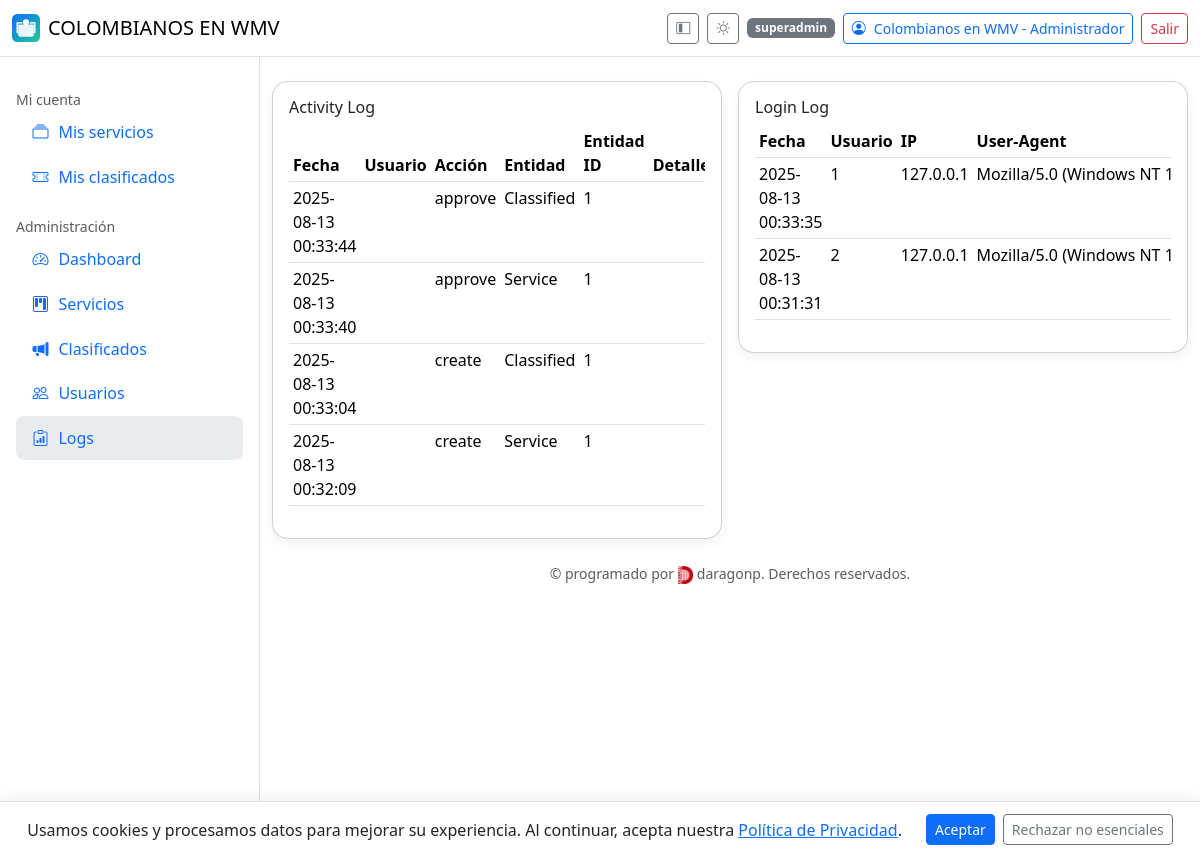
/admin/logs (signed in), run on the app's committed database.
### app/models.py (models this page shows, shortened)
class User(db.Model, UserMixin):
    __tablename__ = "user"
    id = db.Column(db.Integer, primary_key=True)
    name = db.Column(db.String(150), nullable=False)
    email = db.Column(db.String(255), unique=True, index=True, nullable=False)
    phone = db.Column(db.String(50))
    address = db.Column(db.String(255))
    avatar_url = db.Column(db.String(500))
    password_hash = db.Column(db.String(255), nullable=False)
    role = db.Column(db.String(20), default="user")  # user | admin | superadmin
    is_verified = db.Column(db.Boolean, default=False)
    verification_code = db.Column(db.String(10))
    is_deleted = db.Column(db.Boolean, default=False)
    created_at = db.Column(db.DateTime, default=datetime.utcnow)
    services = db.relationship(
        "Service",
        backref="owner",
        lazy="dynamic",
        foreign_keys="Service.owner_id",
    )
    classifieds = db.relationship(
        "Classified",
        backref="owner",
        lazy="dynamic",
        foreign_keys="Classified.owner_id",
    )

class ActivityLog(db.Model):
    __tablename__ = "activity_log"
    id = db.Column(db.Integer, primary_key=True)
    actor_id = db.Column(db.Integer, db.ForeignKey("user.id"), index=True)
    action = db.Column(db.String(50))           # e.g., "create", "approve", "reject", etc.
    entity = db.Column(db.String(50))           # e.g., "Service", "Classified", "User"
    entity_id = db.Column(db.Integer)
    meta = db.Column(db.Text)                   # json/extra info si la necesitas
    created_at = db.Column(db.DateTime, default=datetime.utcnow)
    actor = db.relationship("User", backref="activities")

class LoginLog(db.Model):
    __tablename__ = "login_log"
    id = db.Column(db.Integer, primary_key=True)
    user_id = db.Column(db.Integer, db.ForeignKey("user.id"), index=True)
    ip = db.Column(db.String(100))
    user_agent = db.Column(db.String(500))
    location = db.Column(db.String(255))  # si luego integras GeoIP
    created_at = db.Column(db.DateTime, default=datetime.utcnow)
    user = db.relationship("User", backref="login_logs")

### app/admin.py (the view)
@admin_bp.route("/logs")
@login_required
def logs():
    if not (_require_admin()):
        return ("Forbidden", 403)
    activities = ActivityLog.query.order_by(ActivityLog.created_at.desc()).limit(500).all()
    logins = LoginLog.query.order_by(LoginLog.created_at.desc()).limit(500).all()
    return render_template("admin/logs.html", activities=activities, logins=logins)

### app/admin.py (called while the page is built)
def _require_admin():
    return current_user.is_authenticated and current_user.role in ("admin", "superadmin")

@admin_bp.before_request
def _check_admin():
    if request.endpoint and request.endpoint.startswith("admin.") and not _require_admin():
        return ("Forbidden", 403)

### app/templates/admin/logs.html (shortened to what this page needs)
{% extends "base.html" %}
{% block content %}
<div class="row g-3">
  <div class="col-12 col-xl-6">
    <div class="card card-shadow p-3">
      <h2 class="h6">Activity Log</h2>
      <div class="table-responsive">
        <table class="table table-sm" id="dt_activity">
          <thead>
            <tr>
              <th>Fecha</th>
              <th>Usuario</th>
              <th>Acción</th>
              <th>Entidad</th>
              <th>Entidad ID</th>
              <th>Detalle</th>
            </tr>
          </thead>
          <tbody>
            {% for a in activities %}
            <tr>
              <td>{{ a.created_at.strftime('%Y-%m-%d %H:%M:%S') if a.created_at else '' }}</td>
              <td>{{ a.user_id }}</td>
              <td>{{ a.action }}</td>
              <td>{{ a.entity }}</td>
              <td>{{ a.entity_id }}</td>
              <td>{{ a.detail or '' }}</td>
            </tr>
            {% endfor %}
          </tbody>
        </table>
      </div>
    </div>
  </div>
  <div class="col-12 col-xl-6">
    <div class="card card-shadow p-3">
      <h2 class="h6">Login Log</h2>
      <div class="table-responsive">
        <table class="table table-sm" id="dt_logins">
          <thead>
            <tr>
              <th>Fecha</th>
              <th>Usuario</th>
              <th>IP</th>
              <th>User-Agent</th>
            </tr>
          </thead>
          <tbody>
            {% for l in logins %}
            <tr>
              <td>{{ l.created_at.strftime('%Y-%m-%d %H:%M:%S') if l.created_at else '' }}</td>
              <td>{{ l.user_id }}</td>
              <td>{{ l.ip or '' }}</td>
              <td class="text-truncate" style="max-width: 360px">{{ l.user_agent or '' }}</td>
            </tr>
            {% endfor %}
          </tbody>
        </table>
      </div>
    </div>
  </div>
</div>
{% endblock %}

### app/templates/base.html (shortened to what this page needs)
{% set is_admin = (current_user.is_authenticated and current_user.role in ['admin','superadmin']) %}
<!doctype html>
<html lang="es">
<head>
  <link href="https://cdn.jsdelivr.net/npm/bootstrap@5.3.3/dist/css/bootstrap.min.css" rel="stylesheet">
  <link href="https://cdn.jsdelivr.net/npm/bootstrap-icons@1.11.3/font/bootstrap-icons.css" rel="stylesheet">
  <link href="https://cdn.datatables.net/2.0.8/css/dataTables.bootstrap5.css" rel="stylesheet">
  <link rel="stylesheet" href="{{ url_for('static', filename='css/style.css') }}">
</head>
<body class="bg-body">
<header class="navbar bg-body border-bottom sticky-top" id="appHeader">
  <div class="container-fluid">
    <a class="navbar-brand d-flex align-items-center gap-2" href="{{ url_for('main.index') }}">
      <img src="{{ APP_ICON_URL or url_for('static', filename='icon.svg') }}" alt="icon" style="width:28px;height:28px">
      {{ APP_NAME }} COLOMBIANOS EN WMV
    </a>
    <div class="d-flex align-items-center gap-2">
      <button class="btn btn-sm btn-outline-secondary d-none d-lg-inline-flex" id="btnCollapse" title="Colapsar menú">
        <i class="bi bi-layout-sidebar-inset"></i>
      </button>
      <button class="btn btn-sm btn-outline-secondary" id="themeToggle" type="button" aria-label="Cambiar tema">
        <i class="bi bi-brightness-high" id="icon-sun" style="display:none"></i>
      </button>
      {% if current_user.is_authenticated %}
        <span class="badge text-bg-secondary d-none d-md-inline">{{ current_user.role }}</span>
        <a class="btn btn-sm btn-outline-primary d-flex align-items-center gap-2" href="{{ url_for('auth.profile') }}">
          {% if current_user.avatar_url %}
            <img src="{{ current_user.avatar_url }}" alt="avatar" class="rounded-circle" style="width:24px;height:24px;object-fit:cover;">
          {% else %}
            <i class="bi bi-person-circle"></i>
          {% endif %}
          <span class="d-none d-sm-inline">{{ current_user.name }}</span>
        </a>
        <a class="btn btn-sm btn-outline-danger" href="{{ url_for('auth.logout') }}">Salir</a>
      {% else %}
        <a class="btn btn-sm btn-outline-primary" href="{{ url_for('auth.login') }}">Ingresar</a>
        <a class="btn btn-sm btn-primary" href="{{ url_for('auth.register') }}">Registro</a>
      {% endif %}
    </div>
  </div>
</header>
<div class="layout" id="layout">
  <aside class="sidebar p-3" id="sidebar" aria-label="Menú lateral">
    <nav class="nav flex-column">
      {% if current_user.is_authenticated %}
        <div class="mt-3 text-body-secondary small text-label">Mi cuenta</div>
        <a class="nav-link {% if request.endpoint=='services.my_services' %}active{% endif %}" href="{{ url_for('services.my_services') }}">
          <span class="icon bi bi-collection"></span><span class="text-label">Mis servicios</span>
        </a>
        <a class="nav-link {% if request.endpoint=='classifieds.mine' %}active{% endif %}" href="{{ url_for('classifieds.mine') }}">
          <span class="icon bi bi-ticket-perforated"></span><span class="text-label">Mis clasificados</span>
        </a>
      {% endif %}
      {% if is_admin %}
        <div class="mt-3 text-body-secondary small text-label">Administración</div>
        <a class="nav-link {% if request.endpoint=='admin.dashboard' %}active{% endif %}" href="{{ url_for('admin.dashboard') }}">
          <span class="icon bi bi-speedometer2"></span><span class="text-label">Dashboard</span>
        </a>
        <a class="nav-link {% if request.endpoint=='admin.admin_services' %}active{% endif %}" href="{{ url_for('admin.admin_services') }}">
          <span class="icon bi bi-kanban"></span><span class="text-label">Servicios</span>
        </a>
        <a class="nav-link {% if request.endpoint=='admin.admin_classifieds' %}active{% endif %}" href="{{ url_for('admin.admin_classifieds') }}">
          <span class="icon bi bi-megaphone-fill"></span><span class="text-label">Clasificados</span>
        </a>
        <a class="nav-link {% if request.endpoint=='admin.users' %}active{% endif %}" href="{{ url_for('admin.users') }}">
          <span class="icon bi bi-people"></span><span class="text-label">Usuarios</span>
        </a>
        {% if current_user.role == 'superadmin' %}
          <a class="nav-link {% if request.endpoint=='admin.logs' %}active{% endif %}" href="{{ url_for('admin.logs') }}">
            <span class="icon bi bi-clipboard-data"></span><span class="text-label">Logs</span>
          </a>
        {% endif %}
      {% endif %}
    </nav>
  </aside>
  <main class="container-fluid py-4">
    {% block content %}{% endblock %}
    <footer class="text-center py-4 small text-body-secondary">
      &copy; {{ CURRENT_YEAR }} programado por
      <img src="{{ url_for('static', filename='logoda.png') }}" alt="daragonp" style="height:18px;vertical-align:middle;">
      daragonp. Derechos reservados.
    </footer>
  </main>
</div>
<div id="cookie-banner" class="cookie-banner d-none">
  <span>
    Usamos cookies y procesamos datos para mejorar su experiencia. Al continuar, acepta nuestra
    <a href="{{ url_for('main.privacy') }}" target="_blank" rel="noopener">Política de Privacidad</a>.
  </span>
  <div class="ms-3 d-flex gap-2">
    <button id="accept-cookies" class="btn btn-primary btn-sm">Aceptar</button>
    <button id="reject-cookies" class="btn btn-outline-secondary btn-sm">Rechazar no esenciales</button>
  </div>
</div>
</body>
</html>

### app/static/css/style.css (style rules this page uses)
.layout { display: grid; grid-template-columns: 260px 1fr; gap: 0; }
.sidebar { position: sticky; top: 0; height: 100vh; overflow: auto; border-right: 1px solid var(--bs-border-color); background: var(--bs-body-bg); }
.sidebar .nav-link { display:flex; align-items:center; gap:.5rem; padding:.65rem .9rem; border-radius:.5rem; }
.sidebar .nav-link.active { background: var(--bs-secondary-bg); }
.sidebar .icon { width: 1.2rem; text-align:center; }
.cookie-banner { position: fixed; bottom: 0; left: 0; width: 100%; z-index: 1080; display: flex; align-items: center; justify-content: center; gap: .5rem; padding: .75rem 1rem; background: var(--bs-body-bg); color: var(--bs-body-color); border-top: 1px solid var(--bs-border-color); box-shadow: 0 -4px 16px rgba(0,0,0,.06); }
.cookie-banner a { color: var(--bs-link-color); text-decoration: underline; }
.card-shadow { box-shadow: 0 10px 20px rgba(0,0,0,.05); border-radius:1rem; }
.text-truncate { white-space: nowrap; overflow: hidden; text-overflow: ellipsis; }

### app/templates/base.html (style rules this page uses)
.card-shadow { box-shadow: 0 0.25rem 0.75rem rgba(0,0,0,.06); }
.layout { display: grid; grid-template-columns: 260px 1fr; min-height: 100vh; }
.sidebar { border-right: 1px solid var(--bs-border-color); background: var(--bs-body-bg); }
.sidebar .nav-link { display: flex; align-items: center; gap:.5rem; border-radius:.5rem; }
.sidebar .nav-link .icon { width: 1.25rem; text-align:center; }
.cookie-banner { position: fixed; left: 0; right: 0; bottom: 0; z-index: 1080; background: var(--bs-body-bg); border-top: 1px solid var(--bs-border-color); padding: .75rem 1rem; display: flex; align-items: center; justify-content: center; }

### data on the page
User: role "superadmin", name "Colombianos en WMV - Administrador"
ActivityLog: created_at "2025-08-13 00:33:44", action "approve", entity "Classified", entity_id "1"
ActivityLog: created_at "2025-08-13 00:33:40", action "approve", entity "Service", entity_id "1"
ActivityLog: created_at "2025-08-13 00:33:04", action "create", entity "Classified", entity_id "1"
ActivityLog: created_at "2025-08-13 00:32:09", action "create", entity "Service", entity_id "1"
LoginLog: created_at "2025-08-13 00:33:35", user_id "1", ip "127.0.0.1", user_agent "Mozilla/5.0 (Windows NT 10.0; Win64; x64) A…"
LoginLog: created_at "2025-08-13 00:31:31", user_id "2", ip "127.0.0.1", user_agent "Mozilla/5.0 (Windows NT 10.0; Win64; x64) A…"
